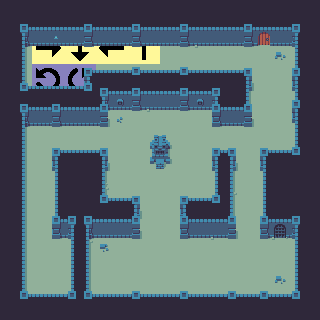

A level layout from a 2D game, rendered from its tile map. Below: a short description, then the map file with tile-grid data replaced by summaries:
An orthogonal 20x20 tile map with 16x16 px tiles, 4 tile layers (Floor, Floor_clutter, Walls_lower, Walls_upper), 2 tilesets and 3 objects (3x obj_character).

<map version="1.2" tiledversion="1.2.4" orientation="orthogonal" renderorder="right-down" width="20" height="20" tilewidth="16" tileheight="16" infinite="0" nextlayerid="10" nextobjectid="23">
 <tileset firstgid="1" name="tl_dungeon_sheet" tilewidth="16" tileheight="16" tilecount="250" columns="25">
  <image source="../sprites/spr_dungeon_sheet/bf3bb2b3-0b48-43c7-aee7-b9233d8db6e8.png" width="400" height="160" />
 </tileset>
 <tileset firstgid="251" name="tl_rotation_test" tilewidth="32" tileheight="32" margin="16" tilecount="4" columns="2">
  <image source="../sprites/spr_rotation_test/0fd70d2a-56e6-4dac-a2af-e44556aaca64.png" width="96" height="96" />
 </tileset>
 <layer id="6" name="Floor" width="20" height="20">
  <data>[400 cells, 400 non-empty, 1 distinct tile ids]</data>
 </layer>
 <layer id="7" name="Floor_clutter" width="20" height="20">
  <data>[400 cells, 11 non-empty, 5 distinct tile ids]</data>
 </layer>
 <layer id="1" name="Walls_lower" width="20" height="20">
  <data>[400 cells, 100 non-empty, 27 distinct tile ids]</data>
 </layer>
 <objectgroup id="9" name="Instances">
  <object id="19" name="obj_character" gid="197" x="118" y="186" width="16" height="16" />
  <object id="20" name="obj_character" gid="197" x="187.5" y="140.5" width="16" height="16" />
  <object id="21" name="obj_character" gid="197" x="264.5" y="128.5" width="16" height="16">
   <properties>
    <property name="image_alpha" type="float" value="0.5" />
   </properties>
  </object>
 </objectgroup>
 <layer id="8" name="Walls_upper" width="20" height="20">
  <data>[400 cells, 179 non-empty, 16 distinct tile ids]</data>
 </layer>
</map>
